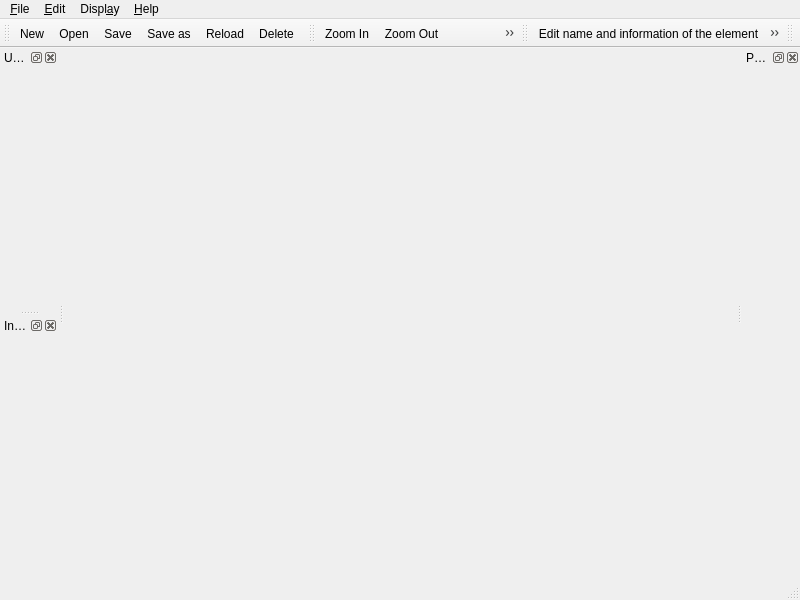
<?xml version="1.0" encoding="UTF-8"?>
<ui version="4.0">
 <class>QETElementEditor</class>
 <widget class="QMainWindow" name="QETElementEditor">
  <property name="geometry">
   <rect>
    <x>0</x>
    <y>0</y>
    <width>800</width>
    <height>600</height>
   </rect>
  </property>
  <property name="windowTitle">
   <string>QElectroTech - Element Editor</string>
  </property>
  <property name="windowIcon">
   <iconset theme="qet"/>
  </property>
  <widget class="QWidget" name="centralwidget"/>
  <widget class="QStatusBar" name="statusbar"/>
  <widget class="QMenuBar" name="menubar">
   <property name="geometry">
    <rect>
     <x>0</x>
     <y>0</y>
     <width>800</width>
     <height>22</height>
    </rect>
   </property>
   <widget class="QMenu" name="m_file_menu">
    <property name="title">
     <string>&amp;File</string>
    </property>
    <addaction name="m_new_action"/>
    <addaction name="m_open_action"/>
    <addaction name="m_open_from_file_action"/>
    <addaction name="m_import_scaled_element"/>
    <addaction name="m_import_dxf"/>
    <addaction name="m_save_action"/>
    <addaction name="m_save_as_action"/>
    <addaction name="m_save_as_file_action"/>
    <addaction name="m_export_svg_action"/>
    <addaction name="separator"/>
    <addaction name="m_reload_action"/>
    <addaction name="separator"/>
    <addaction name="m_quit_action"/>
   </widget>
   <widget class="QMenu" name="m_edit_menu">
    <property name="title">
     <string>&amp;Edit</string>
    </property>
    <widget class="QMenu" name="m_paste_from_menu">
     <property name="title">
      <string>Paste from...</string>
     </property>
     <property name="icon">
      <iconset theme="edit-paste"/>
     </property>
     <addaction name="m_paste_from_file_action"/>
     <addaction name="m_paste_from_element_action"/>
    </widget>
    <addaction name="separator"/>
    <addaction name="m_select_all_act"/>
    <addaction name="m_deselect_all_action"/>
    <addaction name="m_revert_selection_action"/>
    <addaction name="separator"/>
    <addaction name="m_cut_action"/>
    <addaction name="m_copy_action"/>
    <addaction name="m_paste_action"/>
    <addaction name="m_paste_in_area_action"/>
    <addaction name="m_paste_from_menu"/>
    <addaction name="separator"/>
    <addaction name="m_delete_action"/>
    <addaction name="separator"/>
    <addaction name="m_edit_names_action"/>
    <addaction name="m_edit_author_action"/>
    <addaction name="m_edit_element_properties_action"/>
    <addaction name="m_rotate_action"/>
    <addaction name="m_rotateFine_action"/>
    <addaction name="m_mirror_action"/>
    <addaction name="m_flip_action"/>
   </widget>
   <widget class="QMenu" name="m_display_menu">
    <property name="title">
     <string>Displ&amp;ay</string>
    </property>
    <addaction name="m_zoom_in_action"/>
    <addaction name="m_zoom_out_action"/>
    <addaction name="m_zoom_fit_best_action"/>
    <addaction name="m_zoom_original_action"/>
    <addaction name="separator"/>
   </widget>
   <widget class="QMenu" name="menu_Aide">
    <property name="title">
     <string>&amp;Help</string>
    </property>
    <addaction name="separator"/>
    <addaction name="m_online_manual"/>
    <addaction name="m_donate_action"/>
    <addaction name="m_about_qt_action"/>
    <addaction name="m_about_qet_action"/>
   </widget>
   <addaction name="m_file_menu"/>
   <addaction name="m_edit_menu"/>
   <addaction name="m_display_menu"/>
   <addaction name="menu_Aide"/>
  </widget>
  <widget class="QDockWidget" name="m_undo_dock">
   <property name="allowedAreas">
    <set>Qt::LeftDockWidgetArea|Qt::RightDockWidgetArea</set>
   </property>
   <property name="windowTitle">
    <string>Undo</string>
   </property>
   <attribute name="dockWidgetArea">
    <number>1</number>
   </attribute>
   <widget class="QWidget" name="dockWidgetContents"/>
  </widget>
  <widget class="QDockWidget" name="m_parts_dock">
   <property name="allowedAreas">
    <set>Qt::LeftDockWidgetArea|Qt::RightDockWidgetArea</set>
   </property>
   <property name="windowTitle">
    <string>Parts</string>
   </property>
   <attribute name="dockWidgetArea">
    <number>2</number>
   </attribute>
   <widget class="QWidget" name="dockWidgetContents_2"/>
  </widget>
  <widget class="QDockWidget" name="m_tools_dock">
   <property name="allowedAreas">
    <set>Qt::LeftDockWidgetArea|Qt::RightDockWidgetArea</set>
   </property>
   <property name="windowTitle">
    <string>Informations</string>
   </property>
   <attribute name="dockWidgetArea">
    <number>1</number>
   </attribute>
   <widget class="QWidget" name="dockWidgetContents_3"/>
  </widget>
  <widget class="QToolBar" name="m_main_toolbar">
   <property name="windowTitle">
    <string>Tools</string>
   </property>
   <attribute name="toolBarArea">
    <enum>TopToolBarArea</enum>
   </attribute>
   <attribute name="toolBarBreak">
    <bool>false</bool>
   </attribute>
   <addaction name="m_new_action"/>
   <addaction name="m_open_action"/>
   <addaction name="m_save_action"/>
   <addaction name="m_save_as_action"/>
   <addaction name="m_reload_action"/>
   <addaction name="m_delete_action"/>
  </widget>
  <widget class="QToolBar" name="m_view_toolbar">
   <property name="windowTitle">
    <string>Display</string>
   </property>
   <attribute name="toolBarArea">
    <enum>TopToolBarArea</enum>
   </attribute>
   <attribute name="toolBarBreak">
    <bool>false</bool>
   </attribute>
   <addaction name="m_zoom_in_action"/>
   <addaction name="m_zoom_out_action"/>
   <addaction name="m_zoom_fit_best_action"/>
   <addaction name="m_zoom_original_action"/>
  </widget>
  <widget class="QToolBar" name="m_element_toolbar">
   <property name="windowTitle">
    <string>Element</string>
   </property>
   <attribute name="toolBarArea">
    <enum>TopToolBarArea</enum>
   </attribute>
   <attribute name="toolBarBreak">
    <bool>false</bool>
   </attribute>
   <addaction name="m_edit_names_action"/>
   <addaction name="m_edit_element_properties_action"/>
  </widget>
  <widget class="QToolBar" name="m_undo_toolbar">
   <property name="windowTitle">
    <string>Cancellation</string>
   </property>
   <attribute name="toolBarArea">
    <enum>TopToolBarArea</enum>
   </attribute>
   <attribute name="toolBarBreak">
    <bool>false</bool>
   </attribute>
  </widget>
  <action name="m_select_all_act">
   <property name="icon">
    <iconset theme="edit-select-all"/>
   </property>
   <property name="text">
    <string>Select All</string>
   </property>
  </action>
  <action name="m_new_action">
   <property name="icon">
    <iconset theme="document-new"/>
   </property>
   <property name="text">
    <string>&amp;New</string>
   </property>
  </action>
  <action name="m_open_action">
   <property name="icon">
    <iconset theme="folder-open"/>
   </property>
   <property name="text">
    <string>&amp;Open</string>
   </property>
  </action>
  <action name="m_open_from_file_action">
   <property name="icon">
    <iconset theme="folder-open"/>
   </property>
   <property name="text">
    <string>Open from &amp;file</string>
   </property>
  </action>
  <action name="m_save_action">
   <property name="icon">
    <iconset theme="document-save"/>
   </property>
   <property name="text">
    <string>&amp;Save</string>
   </property>
  </action>
  <action name="m_save_as_action">
   <property name="icon">
    <iconset theme="document-save-as"/>
   </property>
   <property name="text">
    <string>Save as</string>
   </property>
  </action>
  <action name="m_save_as_file_action">
   <property name="icon">
    <iconset theme="document-save"/>
   </property>
   <property name="text">
    <string>Save to a file</string>
   </property>
  </action>
  <action name="m_export_svg_action">
   <property name="icon">
    <iconset theme="document-export"/>
   </property>
   <property name="text">
    <string>Export as SVG</string>
   </property>
  </action>
  <action name="m_reload_action">
   <property name="icon">
    <iconset theme="view-refresh"/>
   </property>
   <property name="text">
    <string>Reload</string>
   </property>
  </action>
  <action name="m_quit_action">
   <property name="icon">
    <iconset theme="application-exit"/>
   </property>
   <property name="text">
    <string>&amp;Close this editor</string>
   </property>
   <property name="toolTip">
    <string>Close this editor</string>
   </property>
  </action>
  <action name="m_deselect_all_action">
   <property name="icon">
    <iconset theme="edit-select-none"/>
   </property>
   <property name="text">
    <string>Select none</string>
   </property>
  </action>
  <action name="m_cut_action">
   <property name="icon">
    <iconset theme="edit-cut"/>
   </property>
   <property name="text">
    <string>Cu&amp;t</string>
   </property>
  </action>
  <action name="m_copy_action">
   <property name="icon">
    <iconset theme="edit-copy"/>
   </property>
   <property name="text">
    <string>&amp;Copy</string>
   </property>
  </action>
  <action name="m_paste_action">
   <property name="icon">
    <iconset theme="edit-paste"/>
   </property>
   <property name="text">
    <string>&amp;Paste</string>
   </property>
  </action>
  <action name="m_paste_in_area_action">
   <property name="icon">
    <iconset theme="edit-paste"/>
   </property>
   <property name="text">
    <string>&amp;Paste in the area</string>
   </property>
  </action>
  <action name="m_paste_from_file_action">
   <property name="icon">
    <iconset theme="text-xml"/>
   </property>
   <property name="text">
    <string>A file</string>
   </property>
  </action>
  <action name="m_paste_from_element_action">
   <property name="icon">
    <iconset theme="element"/>
   </property>
   <property name="text">
    <string>An element</string>
   </property>
  </action>
  <action name="m_revert_selection_action">
   <property name="icon">
    <iconset theme="edit-select-invert"/>
   </property>
   <property name="text">
    <string>Invert selection</string>
   </property>
  </action>
  <action name="m_delete_action">
   <property name="icon">
    <iconset theme="edit-delete"/>
   </property>
   <property name="text">
    <string>&amp;Delete</string>
   </property>
  </action>
  <action name="m_edit_names_action">
   <property name="icon">
    <iconset theme="names"/>
   </property>
   <property name="text">
    <string>Edit name and information of the element</string>
   </property>
  </action>
  <action name="m_edit_author_action">
   <property name="icon">
    <iconset theme="preferences-desktop-user"/>
   </property>
   <property name="text">
    <string>Edit author information</string>
   </property>
  </action>
  <action name="m_edit_element_properties_action">
   <property name="icon">
    <iconset theme="element-edit"/>
   </property>
   <property name="text">
    <string>Edit element properties</string>
   </property>
  </action>
  <action name="m_zoom_in_action">
   <property name="icon">
    <iconset theme="zoom-in"/>
   </property>
   <property name="text">
    <string>Zoom In</string>
   </property>
  </action>
  <action name="m_zoom_out_action">
   <property name="icon">
    <iconset theme="zoom-out"/>
   </property>
   <property name="text">
    <string>Zoom Out</string>
   </property>
  </action>
  <action name="m_zoom_fit_best_action">
   <property name="icon">
    <iconset theme="zoom-draw"/>
   </property>
   <property name="text">
    <string>Zoom content</string>
   </property>
   <property name="statusTip">
    <string>Adjusts the zoom to display the whole symbol</string>
   </property>
  </action>
  <action name="m_zoom_original_action">
   <property name="icon">
    <iconset theme="zoom-original"/>
   </property>
   <property name="text">
    <string>Reset zoom</string>
   </property>
  </action>
  <action name="m_about_qet_action">
   <property name="icon">
    <iconset theme="qet"/>
   </property>
   <property name="text">
    <string>A&amp;bout QElectroTech</string>
   </property>
   <property name="statusTip">
    <string>Displays information about QElectroTech</string>
   </property>
  </action>
  <action name="m_online_manual">
   <property name="icon">
    <iconset theme="help-contents"/>
   </property>
   <property name="text">
    <string>Online manual</string>
   </property>
   <property name="statusTip">
    <string>Launches the default browser to the online manual QElectroTech</string>
   </property>
  </action>
  <action name="m_youtube_action">
   <property name="icon">
    <iconset theme="kdenlive-show-video"/>
   </property>
   <property name="text">
    <string>Youtube channel</string>
   </property>
   <property name="statusTip">
    <string>Launches the default browser on the Youtube channel of QElectroTech</string>
   </property>
  </action>
  <action name="m_donate_action">
   <property name="icon">
    <iconset theme="help-donate"/>
   </property>
   <property name="text">
    <string>Support the project with a donation</string>
   </property>
   <property name="statusTip">
    <string>Support the QElectroTech project with a donation</string>
   </property>
  </action>
  <action name="m_about_qt_action">
   <property name="icon">
    <iconset theme="qt"/>
   </property>
   <property name="text">
    <string>About &amp;Qt</string>
   </property>
   <property name="statusTip">
    <string>Displays information about Qt library</string>
   </property>
  </action>
  <action name="m_rotate_action">
   <property name="icon">
    <iconset theme="orientations"/>
   </property>
   <property name="text">
    <string>Rotation</string>
   </property>
  </action>
  <action name="m_rotateFine_action">
   <property name="icon">
    <iconset theme="orientations"/>
   </property>
   <property name="text">
    <string>Fine-Rotation</string>
   </property>
  </action>
  <action name="m_mirror_action">
   <property name="icon">
    <iconset theme="mirror"/>
   </property>
   <property name="text">
    <string>Mirror</string>
   </property>
  </action>
  <action name="m_flip_action">
   <property name="icon">
    <iconset theme="flip"/>
   </property>
   <property name="text">
    <string>Flip</string>
   </property>
  </action>
  <action name="m_import_dxf">
   <property name="icon">
    <iconset theme="run-dxf"/>
   </property>
   <property name="text">
    <string>Import a dxf</string>
   </property>
  </action>
  <action name="m_import_scaled_element">
   <property name="icon">
    <iconset theme="folder-open"/>
   </property>
   <property name="text">
    <string comment="fr: importer un élément à redimensionner">Import an element to resize</string>
   </property>
  </action>
 </widget>
 <resources>
  <include location="../../../qelectrotech.qrc"/>
 </resources>
 <connections/>
</ui>
